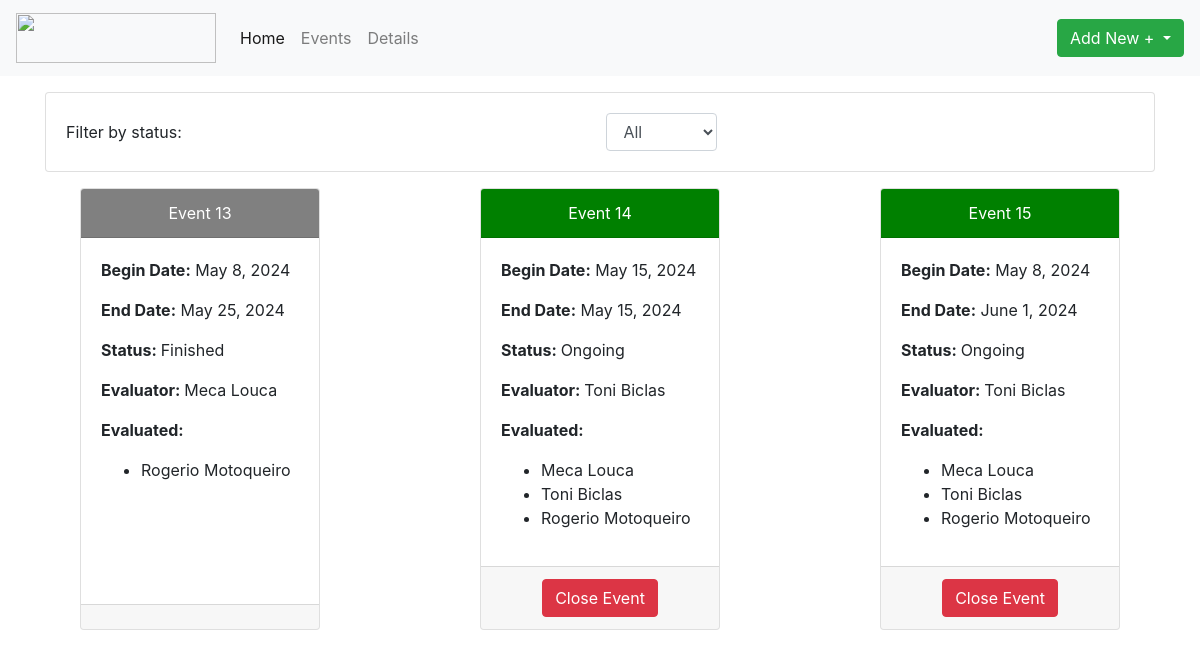
The page /show_events/ on the database its author committed.
### database/models.py (models this page shows, shortened)
class Event(models.Model):
    id_event = models.AutoField(primary_key=True)
    begin_event = models.DateField()
    end_event = models.DateField()
    status = models.BooleanField(default=False)
    evaluated = models.ManyToManyField(Colaborator, related_name='evaluated_events')
    evaluator = models.ForeignKey('database.Colaborator', on_delete=models.CASCADE, default=get_default_evaluator, related_name='evaluator_events')
    def status_as_string(self):
        return 'Finished' if self.status else 'Ongoing'

class Colaborator(models.Model):
    id_colaborator = models.OneToOneField(User, on_delete=models.CASCADE, primary_key=True)
    fname = models.CharField(max_length=100)
    lname = models.CharField(max_length=100)
    username = models.CharField(max_length=100)
    department = models.CharField(max_length=100)
    role = models.CharField(max_length=100)
    admission_date = models.DateField()
    functional_group = models.CharField(max_length=100)
    def	__str__(self):
        return self.fname + ' ' + self.lname

### database/views.py (the view)
# urls.py: path('show_events/', views.show_events, name='show_events'),
def show_events(request):
    status = request.GET.get('status', 'all')
    if status == 'all':
        events = Event.objects.all()
    elif status == 'true':
        events = Event.objects.filter(status=True)
    elif status == 'false':
        events = Event.objects.filter(status=False)
    else:
        events = Event.objects.all()  # Fallback to showing all events
    return render(request, 'show_events.html', {'events': events})

### database/templates/show_events.html (shortened to what this page needs)
{% load static %}
<!DOCTYPE html>
<html lang="en">
<head>
	<link rel="stylesheet" href="https://stackpath.bootstrapcdn.com/bootstrap/4.5.2/css/bootstrap.min.css">
	<link rel="stylesheet" href="{% static 'styles.css' %}">
</head>
<body>
	{% include 'navbar.html' %}
	{% load bootstrap4 %}
	{% bootstrap_css %}
	<div class="container my-3">
		<div class="card">
			<div class="card-body">
				<form method="get" class="form-inline">
					<label for="status" class="mr-2">Filter by status:</label>
					<select name="status" id="status" class="form-control" onchange="this.form.submit()">
						<option value="all">All</option>
					</select>
				</form>
			</div>
		</div>
	</div>
	<div class="d-flex flex-wrap justify-content-around">
		{% for event in events %}
		<div class="card mb-3" style="width: 15rem;">
			<div class="card-header text-white d-flex flex-wrap justify-content-around" style="background-color: {% if event.status %}grey{% else %}green{% endif %};">
				Event {{ event.id_event }}
			</div>
			<div class="card-body">
				<p class="card-text"><b>Begin Date:</b> {{ event.begin_event }}</p>
				<p class="card-text"><b>End Date:</b> {{ event.end_event }}</p>
				<p class="card-text"><b>Status: </b> {{ event.status_as_string }}</p>
				<p class="card-text"><b>Evaluator: </b> {{event.evaluator}}</p>
				<p class="card-text">
					<b>Evaluated:</b>
					<ul id="evaluated-{{ event.id_event }};">
					{% for evaluated in event.evaluated.all %}
						<li>{{ evaluated }}</li>
					{% endfor %}
					</ul>
				</p>
			</div>
			<div class="card-footer d-flex flex-wrap justify-content-around" >
				{% if not event.status %}
				<a href="{% url 'change_status' event.id_event %}" class="btn btn-danger">Close Event</a>
				{% endif %}
			</div>
		</div>
		{% endfor %}
	</div>
</body>
</html>

### database/static/styles.css (style rules this page uses)
.form-control { max-width: 300px; margin: auto; }

### rows shown on the page
Event: id_event "13", begin_event "May 8, 2024", end_event "May 25, 2024", status_as_string "Finished", evaluator "Meca Louca"
Colaborator: fname+lname "Rogerio Motoqueiro"
Event: id_event "14", begin_event "May 15, 2024", end_event "May 15, 2024", status_as_string "Ongoing", evaluator "Toni Biclas", shows "Close Event"
Colaborator: fname+lname "Meca Louca"
Colaborator: fname+lname "Toni Biclas"
Event: id_event "15", begin_event "May 8, 2024", end_event "June 1, 2024", status_as_string "Ongoing", evaluator "Toni Biclas", shows "Close Event"
